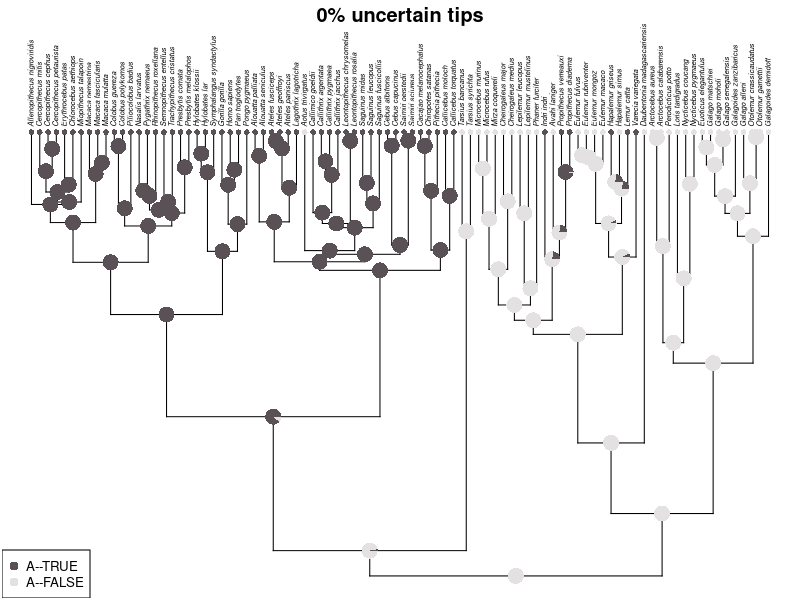
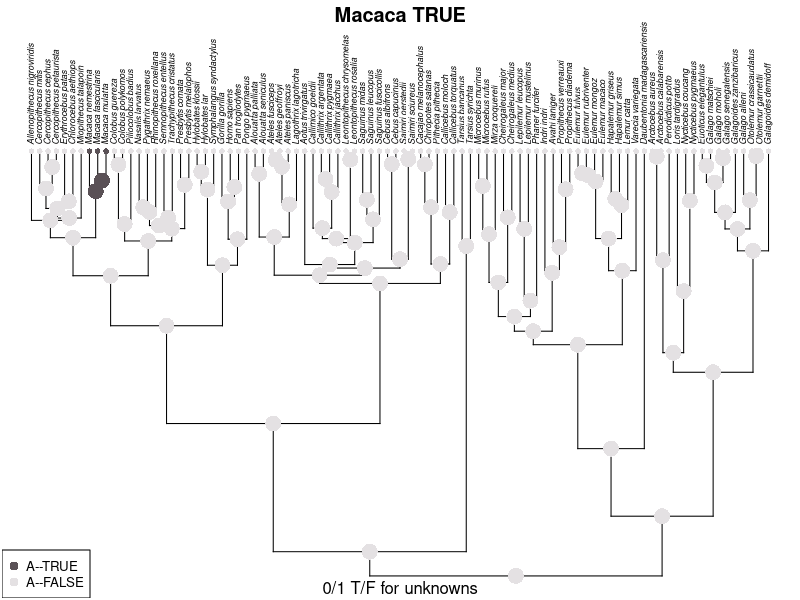
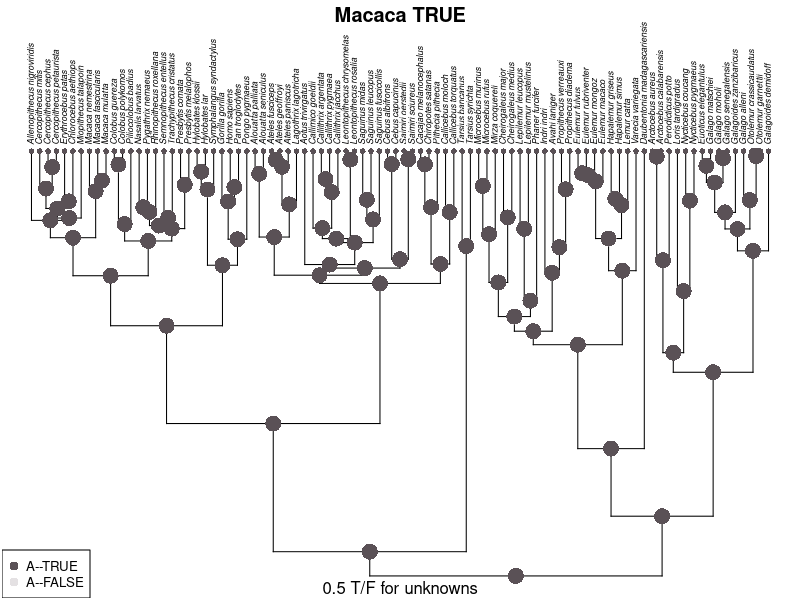
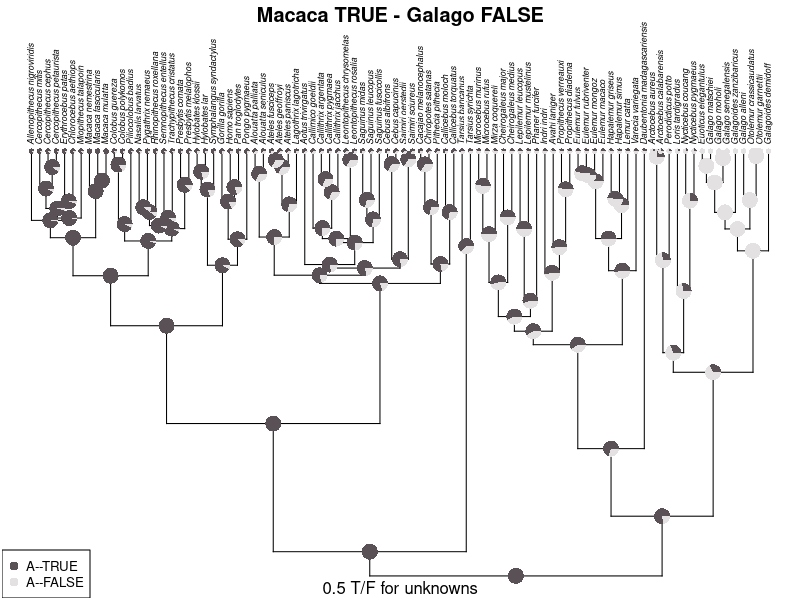

R code for these plots, in order: (Note: this script raises an error after producing the figures.)
## ---- chunk 1
knitr::opts_chunk$set(
  collapse = TRUE,
  comment = "#>"
)
## ---- chunk 2
library(ape)
library(phytools)
library(dplyr)
library(tidyr)
## ---- chunk 3
data('primate.tree')
data('primate.data')
tree <- primate.tree
data <- primate.data
data <- data[tree$tip.label,]
# rownames(data) <- paste0('taxon', 1:nrow(data))
# tree$tip.label <- paste0('taxon', 1:Ntip(tree))
original <- data |>
    tibble::rownames_to_column(var = 'Taxa') |>
    select(Taxa, Activity_pattern) |>
    mutate(Presence = 1) |>
    pivot_wider(
        names_from = 'Activity_pattern', values_from = 'Presence',

                values_fill = 0
    ) |>
    arrange(Taxa) |>
    tibble::column_to_rownames(var = 'Taxa') |>
    select(Diurnal) |> 
    mutate(
        not_diurnal = ifelse(Diurnal == 0, 1, 0)
    ) |> 
    as.matrix()
colnames(original) <- c('A--TRUE', 'A--FALSE')
head(sort(table(sub('^(\\w+)_.*$', '\\1', rownames(original))), decreasing = TRUE))
## ---- chunk 4
fit <- fitMk(tree = tree, x = original,
              model = "ARD", pi = "fitzjohn",
              lik.func = "pruning", logscale = TRUE)
ace <- ancr(fit, tips=TRUE)
plot(ace, args.plotTree = list(direction="upwards"))
title(main = '0% uncertain tips', line = -1)
## ---- chunk 5
m1 <- original
m1[which(grepl('^Macaca_', rownames(m1))), 1] <- 1
m1[which(!grepl('^Macaca_', rownames(m1))), 1] <- 0
m1[,2] <- ifelse(m1[,1] == 1, 0, 1)
fit1 <- fitMk(tree = tree, x = m1,
              model = "ARD", pi = "fitzjohn",
              lik.func = "pruning", logscale = TRUE)
ace1 <- ancr(fit1, tips=TRUE)
plot(ace1, args.plotTree = list(direction = "upwards"))
title(main = 'Macaca TRUE', line = -1, sub = '0/1 T/F for unknowns')
## ---- chunk 6
m2 <- original
m2[] <- 0.5
m2[which(grepl('^Macaca_', rownames(m2))), 1] <- 1
m2[,2] <- ifelse(m2[,1] == 1, 0, 0.5)
fit2 <- fitMk(tree = tree, x = m2,
              model = "ARD", pi = "fitzjohn",
              lik.func = "pruning", logscale = TRUE)
ace2 <- ancr(fit2, tips=TRUE)
plot(ace2, args.plotTree = list(direction = "upwards"))
title(main = 'Macaca TRUE', line = -1, sub = '0.5 T/F for unknowns')
## ---- chunk 7
m3 <- original
m3[] <- 0.5
m3[which(grepl('^Macaca_', rownames(m3))), 1] <- 1
m3[which(grepl('^Macaca_', rownames(m3))), 2] <- 0
m3[which(grepl('^Galago_', rownames(m3))), 2] <- 1
m3[which(grepl('^Galago', rownames(m3))), 1] <- 0
fit3 <- fitMk(tree = tree, x = m3,
              model = "ARD", pi = "fitzjohn",
              lik.func = "pruning", logscale = TRUE)
ace3 <- ancr(fit3, tips=TRUE)
plot(ace3, args.plotTree = list(direction = "upwards"))
title(main = 'Macaca TRUE - Galago FALSE', line = -1, sub = '0.5 T/F for unknowns')
## ---- chunk 8
sessioninfo::session_info()
